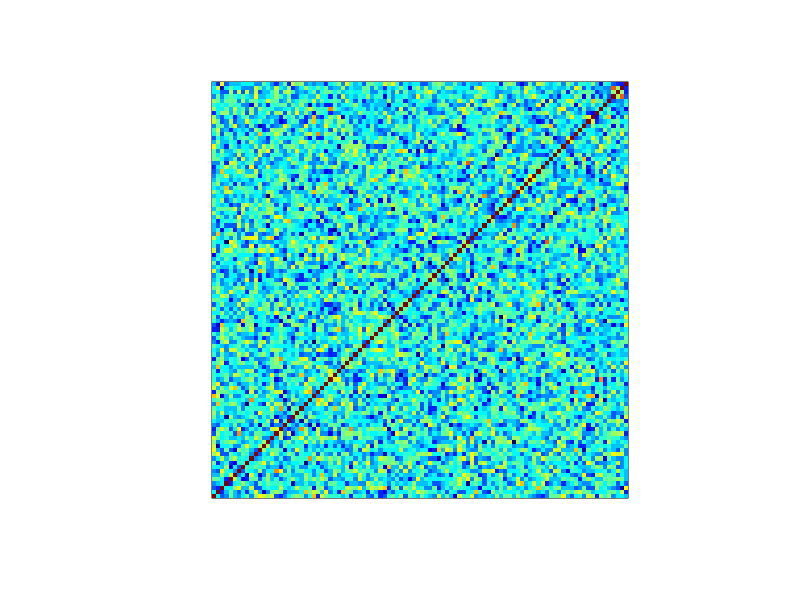
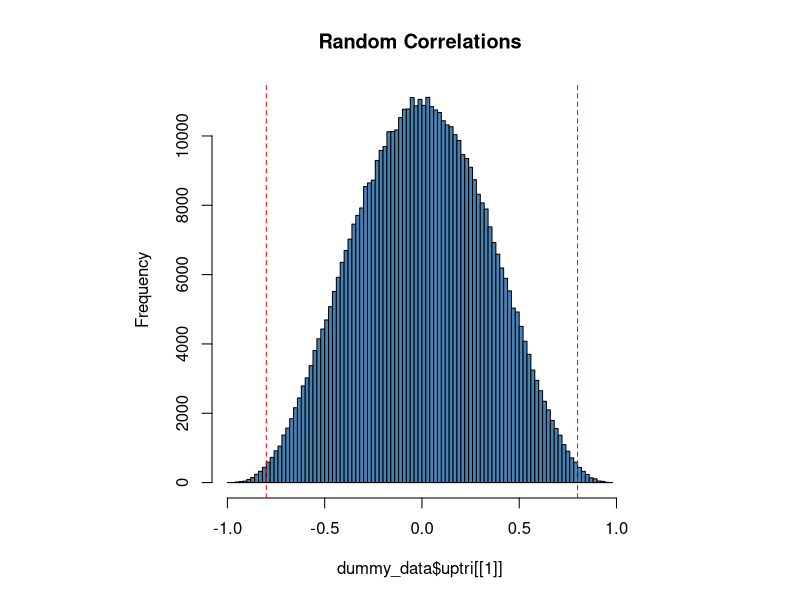
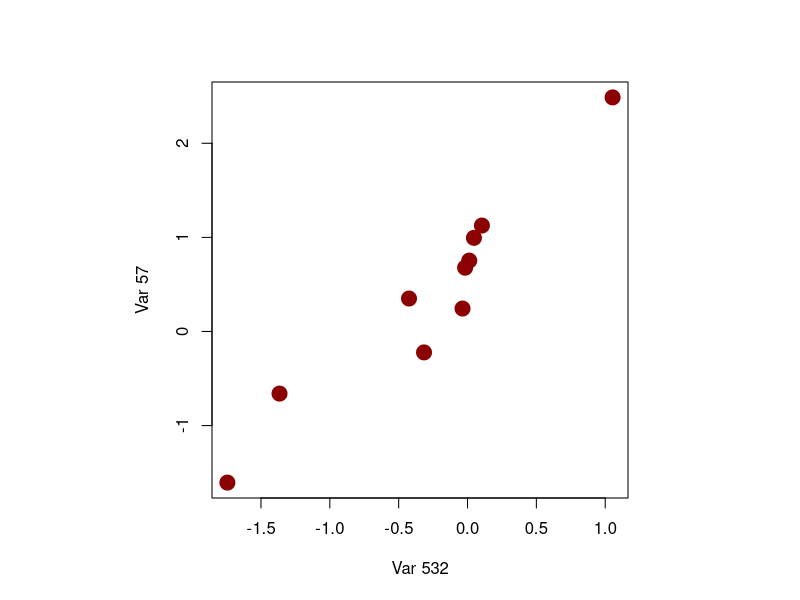
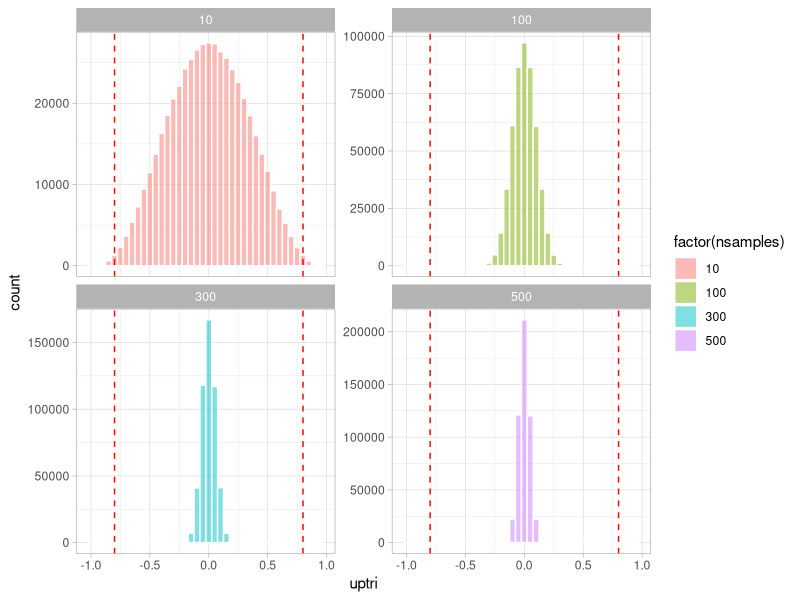
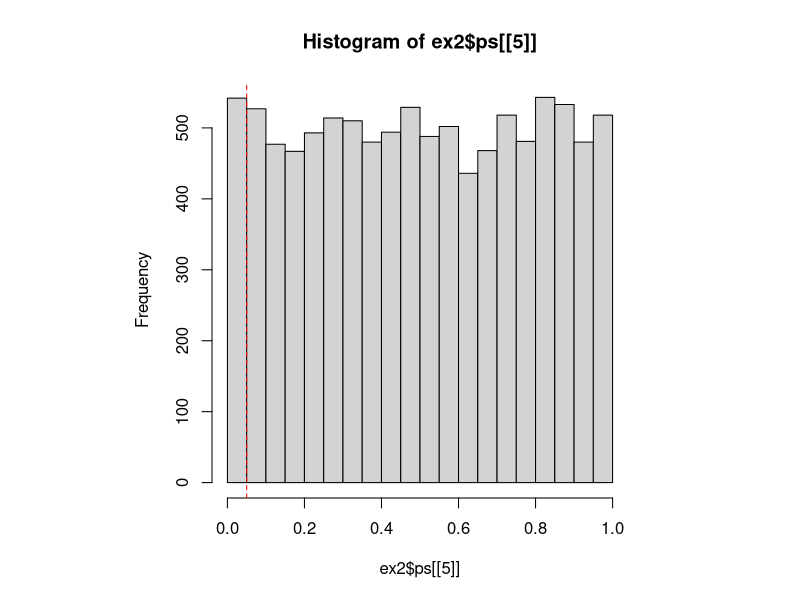

Write the R code that produced these figures, in order.
## ---- chunk 1
knitr::opts_chunk$set(echo = TRUE, warning = FALSE, message = FALSE)
## ---- chunk 2
library(tidyverse)
## ---- chunk 3
## Random expression data matrix
dummy_data <- tibble(nsamples = seq(10,500,10)) %>% 
  mutate(DM = map(nsamples,function(x) matrix(rnorm(1000*x), ncol = 1000)))

head(dummy_data)
## ---- chunk 4
## I'm using purrr

dummy_data <- dummy_data %>% 
  mutate(varCorr = map(DM,function(f) cor(f)))
## ---- chunk 5
dim(dummy_data$varCorr[[3]])

jet.colors <- colorRampPalette(c("#00007F", "blue", "#007FFF", "cyan", "#7FFF7F", "yellow", "#FF7F00", "red", "#7F0000"))

par(pty="s")
image(t(dummy_data$varCorr[[3]][1:100,1:100]), xaxt = "n", yaxt = "n", col = jet.colors(20))
## ---- chunk 6
dummy_data <- dummy_data %>% 
  mutate(uptri = map(varCorr,~.x[upper.tri(.x)]))
## ---- chunk 7
hist(dummy_data$uptri[[1]], 
     col = "steelblue", 
     breaks = 100,
     main = "Random Correlations")
abline(v = c(-0.8,0.8), col = "red", lty = 2)
## ---- chunk 8
range(dummy_data$uptri[[1]])
## ---- chunk 9
highcorrid <- which(dummy_data$varCorr[[1]] > 0.95 & dummy_data$varCorr[[1]] != 1, arr.ind = TRUE)
highcorrid
## ---- chunk 10
par(pty="s")
plot(dummy_data$DM[[1]][,highcorrid[1,1]],dummy_data$DM[[1]][,highcorrid[1,2]], 
     xlab = paste0("Var ",highcorrid[1,1]), 
     ylab = paste0("Var ",highcorrid[1,2]),
     col = "darkred", pch = 19, cex = 2)
## ---- chunk 11
dummy_data %>% 
  filter(nsamples %in% c(10,100,300,500)) %>% 
  dplyr::select(nsamples, uptri) %>%       ## this is needed because a function called `select` is abiguous
  unnest(uptri) %>% 
  ggplot() + 
  geom_histogram(aes(x = uptri, fill = factor(nsamples)), alpha = 0.5, col = "white", binwidth = 0.05) + 
  geom_vline(xintercept = c(-0.8,0.8), col  ="red", lty = 2) + 
  facet_wrap(vars(nsamples), scales = "free_y") + 
  theme_light()
## ---- chunk 12
ex2 <- tibble(nvar = c(5,10,100,1000,10000))
ex2
## ---- chunk 13
ex2 <- ex2 %>% 
  mutate(A = map(nvar,function(x) matrix(rnorm(x*10), nrow = 10)))

ex2
## ---- chunk 14
ex2 <- ex2 %>% 
  mutate(B = map(nvar,function(x) matrix(rnorm(x*10), nrow = 10)))

ex2
## ---- chunk 15
myt <- function(m,n) {
  ps <- rep(0,ncol(m))
  for (i in 1:length(ps)){
    myt <- t.test(m[,i],n[,i])
    ps[i] <- myt$p.value
  }
  return(ps)
}
## ---- chunk 16

## map2 is the extension of map the case in which the new column is created combining 
## the content of other two columns ...
ex2 <- ex2 %>% 
  mutate(ps = map2(A,B,function(x,y) myt(x,y)))

ex2
## ---- chunk 17
hist(ex2$ps[[5]])
abline(v = 0.05, col = "red", lty = 2)
